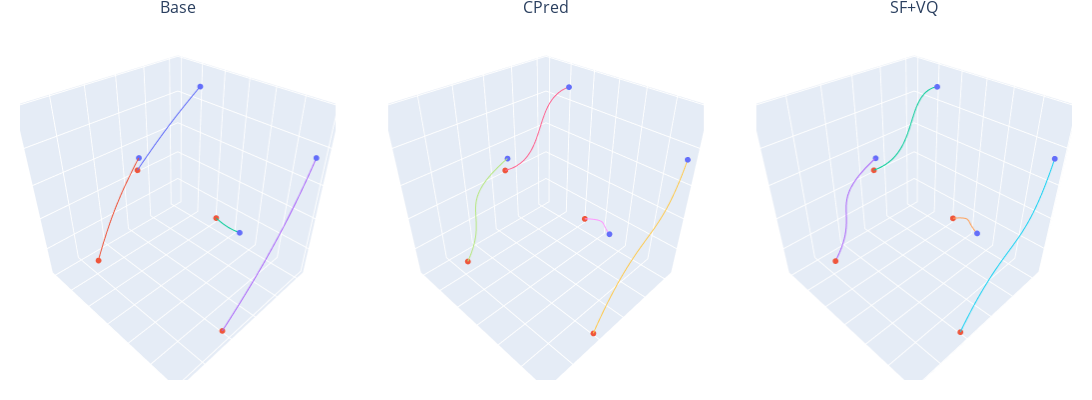

The notebook cell saved with this chart:
### Code cell
vx_trajs, vy_trajs, vz_trajs = np.stack([x_traj_base, x_traj_init, x_traj]), np.stack([y_traj_base, y_traj_init, y_traj]), np.stack([z_traj_base, z_traj_init, z_traj])
multiviz_trajs(vx_trajs[:3], vy_trajs[:3], vz_trajs[:3], nrows=1, ncols=3, num_agents=num_agent, height=400, width=1_600, titles=["Base", "CPred", "SF+VQ"])
